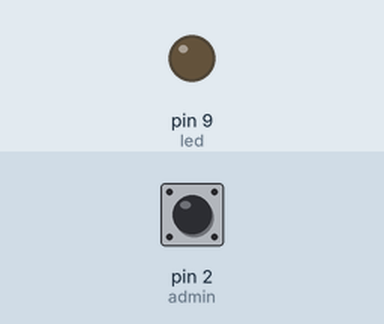
Bench run of a sketch on a simulated Arduino Uno, built with avr-gcc and run on an emulated ATmega328P. Parts: output pins drawn as LEDs (lit = HIGH). The inputs (shaded band) are chosen by the test bench; at power-on: pin 2 (admin) HIGH.

Above: at 1.2 s.
1.3 s: pin 2 (admin) pulsed LOW 2 times (0.12 s each, 0.3 s apart)
At 2.3 s:
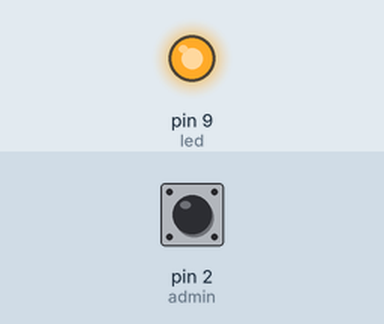
Timing chart, 0 to 4.3 s (numbered marks = the images above; inputs shaded):
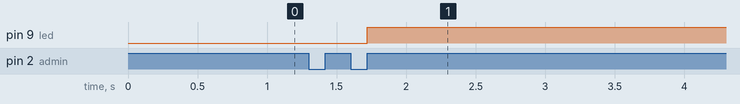

Measured:
- after the input at 1.3 s, pin 9 (led): LOW → HIGH after 0.42 s

The sketch:

Admin_Mode.ino
```cpp
/*Author: Ryan Coble-Neal
 *Date Last Modified: 28/04/19
 *File: Admin_Mode
 *Purpose of Program: Initiate the admin mode for calibration
*/

const int admin = 2;
const int led = 9;
//Set the 'D' button on the keyfob to activate admin mode if the right sequence is entered.

int count = 0;
int state = 0;
int maxTime = 1500;
unsigned long timerArray[4] = {0, 0, 0, 0};


void setup()
{
  cli();  //Disable interrupts until the setup is complete
  Serial.begin(9600);
  pinMode(admin, INPUT_PULLUP);
  pinMode(led, OUTPUT);
  attachInterrupt(digitalPinToInterrupt(admin), adminMode, CHANGE);
  sei();  //Enable interrupts after the setup is complete
}

void loop()
{
  //Check if the admin sequence has been entered
  if(timerArray[3] != 0)
  {
    if((timerArray[3] - timerArray[0]) < maxTime)
    {
      state = HIGH;
    }
  }

  switch(state)
  {
    case 0:
      {
        digitalWrite(led, LOW);
        break;
      }
    case 1:
      {
        digitalWrite(led, HIGH);
        break;
      }
  }
}

//The interrupt function triggered by pressing 'D'
void adminMode()
{
  if(count > 3)
  {
    count = 0;
  }
  timerArray[count] = millis();
  count++;
}
```
